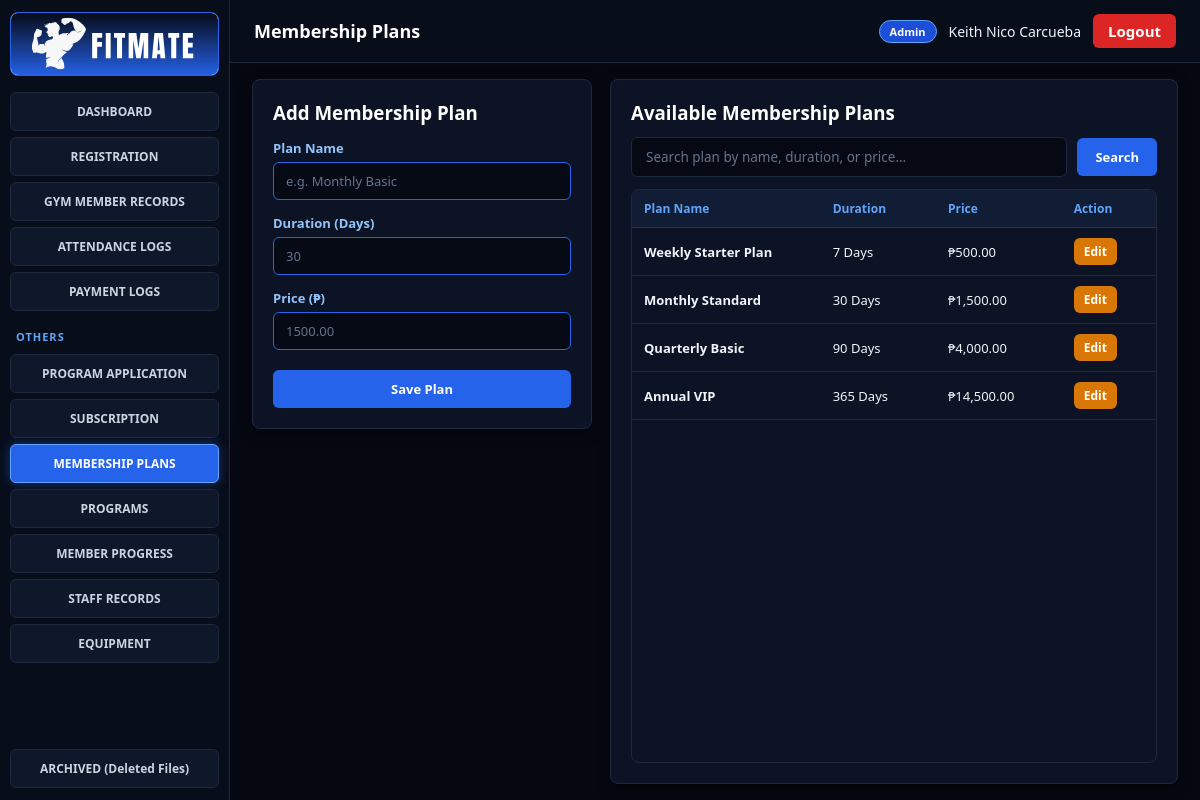
The app's page /billing/plans.php (signed in) with its own data.
### tables this page shows
CREATE TABLE `membership_plan` (
  `PlanID` varchar(15) NOT NULL,
  `PlanName` varchar(50) NOT NULL,
  `DurationDays` varchar(30) NOT NULL,
  `Price` decimal(10,2) NOT NULL DEFAULT 0.00
);

### billing/plans.php (the view, shortened to what this page needs)
<?php
require_once __DIR__ . '/../config/db.php';
$search = trim($_GET['search'] ?? '');
if ($search !== '') {
    $stmt = $pdo->prepare("SELECT * FROM membership_plan WHERE PlanName LIKE ? OR PlanID LIKE ? ORDER BY Price ASC");
    $like = "%{$search}%";
    $stmt->execute([$like, $like]);
    $plans = $stmt->fetchAll();
} else {
    $plans = $pdo->query("SELECT * FROM membership_plan ORDER BY Price ASC")->fetchAll();
}
include __DIR__ . '/../includes/header.php';
?>
<div class="plans-grid">
    <div class="card" style="height: fit-content;">
        <h3 style="margin-bottom: 14px;">Add Membership Plan</h3>
        <form method="POST">
            <div class="form-group">
                <label>Plan Name</label>
                <input type="text" name="plan_name" placeholder="e.g. Monthly Basic" required>
            </div>
            <div class="form-group">
                <label>Duration (Days)</label>
                <input type="number" name="duration_days" min="1" placeholder="30" required>
            </div>
            <div class="form-group">
                <label>Price (₱)</label>
                <input type="number" name="price" step="0.01" min="1" placeholder="1500.00" required>
            </div>
            <button type="submit" class="btn btn-primary" style="width:100%; margin-top: 6px; padding: 10px;">
                Save Plan
            </button>
        </form>
    </div>
    <div class="card">
        <h3 style="margin-bottom: 12px; flex-shrink: 0;">Available Membership Plans</h3>
        <form method="GET" class="search-bar" onsubmit="event.preventDefault(); filterPlansTable();">
            <input
                type="text"
                id="livePlanSearch"
                name="search"
                value="<?= htmlspecialchars($search) ?>"
                onkeyup="filterPlansTable()"
                oninput="filterPlansTable()"
                placeholder="Search plan by name, duration, or price..."
            >
            <button type="button" class="btn btn-primary" onclick="filterPlansTable()">Search</button>
        </form>
        <div class="fixed-table-wrap">
            <table class="fixed-table">
                <thead>
                    <tr>
                        <th style="width: 36%;">Plan Name</th>
                        <th style="width: 22%;">Duration</th>
                        <th style="width: 24%;">Price</th>
                        <th style="width: 18%;">Action</th>
                    </tr>
                </thead>
                <tbody id="planTableBody">
                    <?php if (empty($plans)): ?>
                        <tr>
                            <td colspan="4" style="text-align:center; color:#94a3b8; padding:18px;">
                                No membership plans found.
                            </td>
                        </tr>
                    <?php else: foreach ($plans as $p): ?>
                        <tr class="plan-row">
                            <td style="width: 36%;"><strong><?= htmlspecialchars($p['PlanName']) ?></strong></td>
                            <td style="width: 22%;"><?= (int)$p['DurationDays'] ?> Days</td>
                            <td style="width: 24%;">₱<?= number_format($p['Price'] ?? 0, 2) ?></td>
                            <td style="width: 18%;">
                                <button
                                    type="button"
                                    class="btn btn-warning btn-sm"
                                    onclick="openEditPlanModal(
                                        '<?= htmlspecialchars($p['PlanID'], ENT_QUOTES) ?>',
                                        '<?= htmlspecialchars($p['PlanName'], ENT_QUOTES) ?>',
                                        '<?= (int)$p['DurationDays'] ?>',
                                        '<?= (float)$p['Price'] ?>'
                                    )"
                                >
                                    Edit
                                </button>
                            </td>
                        </tr>
                    <?php endforeach; endif; ?>
                </tbody>
            </table>
        </div>
    </div>
</div>
<?php include __DIR__ . '/../includes/footer.php'; ?>

### assets/css/style.css (style rules this page uses)
:root { color-scheme: dark; }
* { box-sizing: border-box; margin: 0; padding: 0; font-family: 'Segoe UI', Tahoma, Geneva, Verdana, sans-serif; }
body { background: #050811; color: #f1f5f9; }
.card { background: #0c1324; border: 1px solid #1e293b; border-radius: 8px; padding: 20px; margin-bottom: 20px; box-shadow: 0 4px 14px rgba(0, 0, 0, 0.45); }
.card h3, .card h2, .card h4 { color: #ffffff; font-weight: 700; }
.form-group { margin-bottom: 14px; }
.form-group label { display: block; font-size: 13px; font-weight: 600; margin-bottom: 5px; color: #93c5fd; }
.form-group input, .form-group select, .form-group textarea { width: 100%; padding: 9px 12px; background: #060a14; color: #ffffff; border: 1px solid #2563eb; border-radius: 6px; font-size: 13px; }
.form-group input::placeholder, .search-bar input::placeholder { color: #64748b; }
.search-bar { display: flex; gap: 8px; margin-bottom: 14px; }
.search-bar input { flex: 1; padding: 9px 12px; background: #060a14; color: #ffffff; border: 1px solid #2563eb; border-radius: 6px; font-size: 13px; }
.btn { display: inline-block; padding: 9px 15px; border: none; border-radius: 6px; font-size: 13px; font-weight: 600; cursor: pointer; text-decoration: none; transition: 0.15s; }
.btn-primary { background: #2563eb; color: #ffffff; }
.btn-warning { background: #d97706; color: #ffffff; }
.btn-sm { padding: 5px 10px; font-size: 12px; }

### billing/plans.php (style rules this page uses)
.plans-grid { flex: 1 !important; display: grid !important; grid-template-columns: 340px 1fr !important; gap: 18px !important; min-height: 0 !important; align-items: stretch !important; }
.plans-grid > .card { margin-bottom: 0 !important; display: flex !important; flex-direction: column !important; min-height: 0 !important; overflow: hidden !important; }
.search-bar { display: flex; gap: 10px; margin-bottom: 12px; align-items: center; flex-shrink: 0; }
.search-bar input { flex: 1; background: #060913 !important; border: 1px solid #1e293b !important; color: #f1f5f9 !important; padding: 10px 14px !important; border-radius: 6px !important; font-size: 13.5px !important; outline: none !important; transition: border-color 0.2s ease; }
.search-bar input::placeholder { color: #64748b !important; }
.search-bar button { padding: 10px 18px !important; border-radius: 6px !important; font-weight: 600 !important; flex-shrink: 0; }
.fixed-table-wrap { border: 1px solid #1e293b; border-radius: 8px; background: #0c1324; overflow: hidden; display: flex; flex-direction: column; flex: 1; min-height: 0; }
.fixed-table { width: 100%; border-collapse: collapse; display: flex; flex-direction: column; flex: 1; min-height: 0; }
.fixed-table thead { flex-shrink: 0; background: #111c35; border-bottom: 1px solid #283548; }
.fixed-table thead tr, .fixed-table tbody tr { display: table; width: 100%; table-layout: fixed; }
.fixed-table tbody { display: block; overflow-y: auto; width: 100%; flex: 1; min-height: 0; }
.fixed-table th { padding: 10px 12px; text-align: left; font-size: 12px; font-weight: 700; color: #60a5fa; background: #111c35; }
.fixed-table td { padding: 10px 12px; font-size: 13px; color: #f1f5f9; border-bottom: 1px solid #1e293b; vertical-align: middle; }

### records on screen
membership_plan: PlanName "Weekly Starter Plan", DurationDays "7", Price "500.00"
membership_plan: PlanName "Monthly Standard", DurationDays "30", Price "1,500.00"
membership_plan: PlanName "Quarterly Basic", DurationDays "90", Price "4,000.00"
membership_plan: PlanName "Annual VIP", DurationDays "365", Price "14,500.00"

### other values on screen
$page_title "Membership Plans"
$_SESSION['role'] "Admin"
$_SESSION['staff_name'] "Keith Nico Carcueba"
